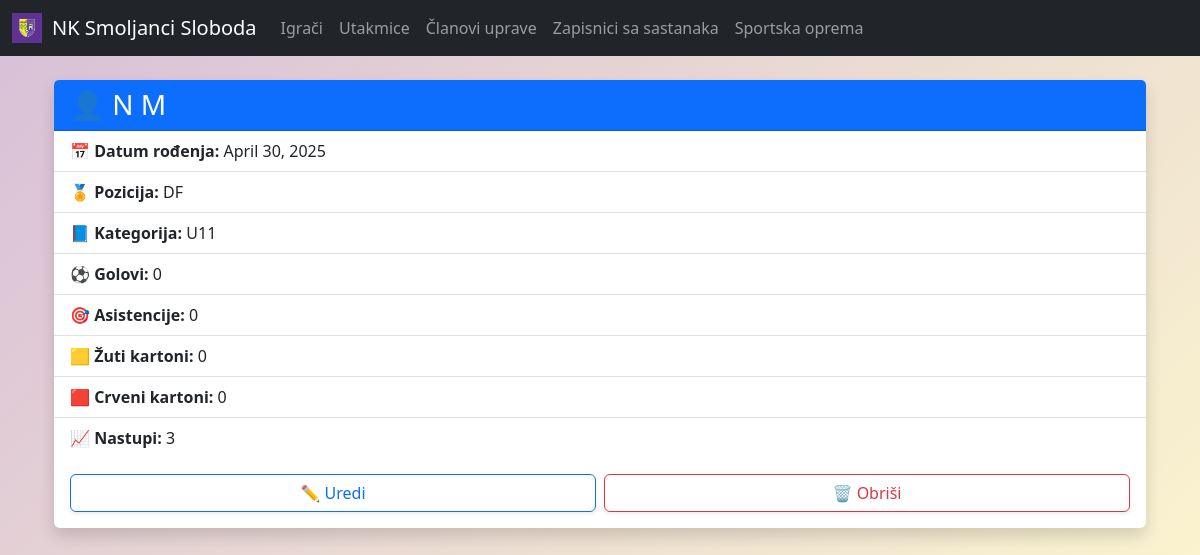
The page /players/2/ on the database as committed earlier.
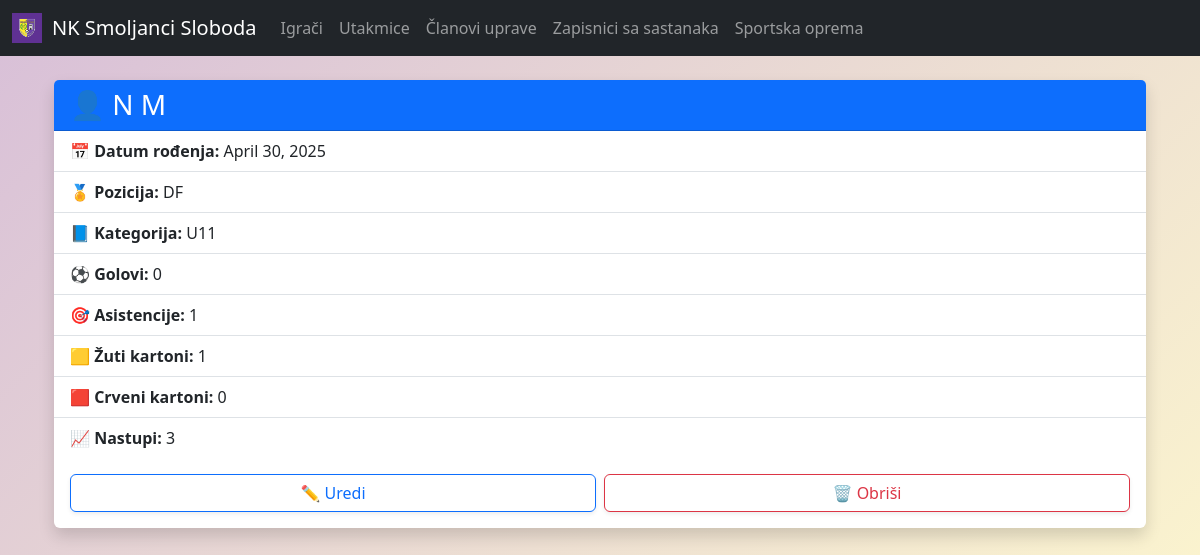
The same page on the database as committed later.
### main/models.py (models this page shows, shortened)
class Player(models.Model):
    first_name = models.CharField(max_length=50)
    last_name = models.CharField(max_length=50)
    date_of_birth = models.DateField()
    position = models.CharField(max_length=2, choices=POSITIONS)
    category = models.CharField(max_length=3, choices=CATEGORIES, null=True, blank=True)
    goals = models.PositiveIntegerField(default=0)
    assists = models.PositiveIntegerField(default=0)
    yellow_cards = models.PositiveIntegerField(default=0)
    red_cards = models.PositiveIntegerField(default=0)
    appearances = models.PositiveIntegerField(default=0)

### main/views.py (the view)
# urls.py: path("players/<int:pk>/", views.player_detail, name="player_detail"),
def player_detail(request, pk):
    player = get_object_or_404(Player, pk=pk)
    return render(request, 'main/players/player_detail.html', {'player': player})

### templates/main/players/player_detail.html
{% extends 'main/base.html' %} {% block title %}Detalji igrača{% endblock %}
{%block content %}
<div class="container my-4">
  <div class="card shadow border-0">
    <div class="card-header bg-primary text-white">
      <h3 class="mb-0">👤 {{ player.first_name }} {{ player.last_name }}</h3>
    </div>
    <ul class="list-group list-group-flush">
      <li class="list-group-item">
        <strong>📅 Datum rođenja:</strong> {{ player.date_of_birth }}
      </li>
      <li class="list-group-item">
        <strong>🏅 Pozicija:</strong> {{ player.position }}
      </li>
      <li class="list-group-item">
        <strong>📘 Kategorija:</strong> {{ player.category }}
      </li>
      <li class="list-group-item">
        <strong>⚽ Golovi:</strong> {{ player.goals }}
      </li>
      <li class="list-group-item">
        <strong>🎯 Asistencije:</strong> {{ player.assists }}
      </li>
      <li class="list-group-item">
        <strong>🟨 Žuti kartoni:</strong> {{ player.yellow_cards }}
      </li>
      <li class="list-group-item">
        <strong>🟥 Crveni kartoni:</strong> {{ player.red_cards }}
      </li>
      <li class="list-group-item">
        <strong>📈 Nastupi:</strong> {{ player.appearances }}
      </li>
    </ul>
    <div class="card-body d-flex gap-2">
      <a
        class="btn btn-outline-primary w-100 shadow-sm"
        href="{% url 'main:player_update' player.id %}"
      >
        ✏️ Uredi
      </a>
      <a
        class="btn btn-outline-danger w-100 shadow-sm"
        href="{% url 'main:player_delete' player.id %}"
      >
        🗑️ Obriši
      </a>
    </div>
  </div>
</div>
{% endblock %}

Rows that differ between the two databases and show on the page:
changed Player "DF": assists "0" → "1"; yellow_cards "0" → "1"
